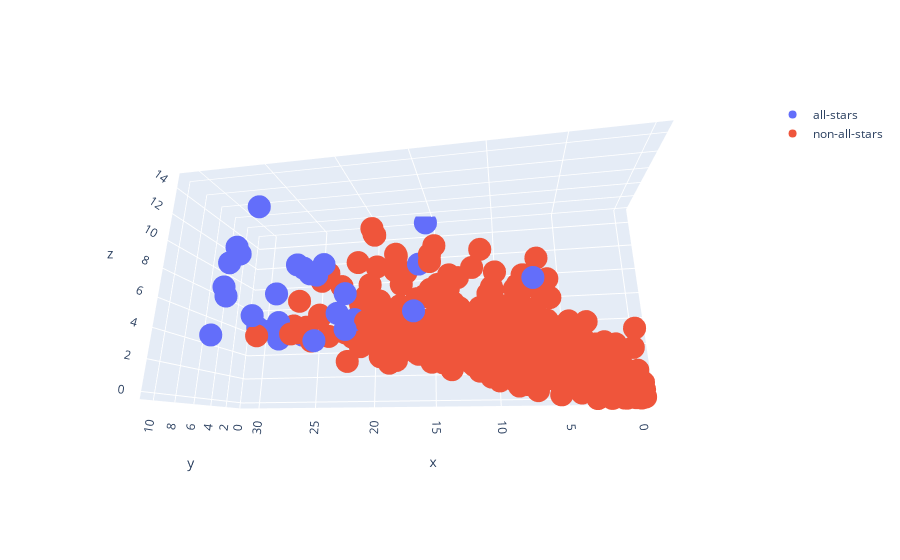

Write notebook code for a chart like this one.
### Markdown cell above
### Why this is an interesting problem?
### Notice the outliers in the 3D plot. x=points per game, y=assists per game, z=rebounds per game
### There is a fair amount of clustering where points are high, but there are some outliers as all-stars like Draymond Green and Chris Paul who are playmakers/role players
### There are also some players who appear to have all-star stats who did not make it (Anthony Davis, Kyrie Irving, etc.)
### May be due to fan votes and other circumstances (Kyrie's antisemtic social media posts, Anthony Davis' injuries)
### Potential Solution: use many more features such as steals, blocks, turnovers, ORD, DRD, fouls, etc.

### Code cell
allstar_2022 = allstar_selections_data[allstar_selections_data["season"] == 2022]
allstar_2022_list = allstar_2022["player"].tolist()
allstar_2023 = allstar_selections_data[allstar_selections_data["season"] == 2023]
allstar_2023_list = allstar_2023["player"].tolist()
player_per_game_data = pd.read_csv("Player Per Game.csv")
allstar_2022_player_data = player_per_game_data[player_per_game_data["season"] == 2022]
not_allstar_2022_player_data = allstar_2022_player_data.loc[~allstar_2022_player_data["player"].isin(allstar_2022_list)]
allstar_2022_player_data = allstar_2022_player_data.loc[allstar_2022_player_data["player"].isin(allstar_2022_list)]
allstar_2023_player_data = player_per_game_data[player_per_game_data["season"] == 2023]
not_allstar_2023_player_data = allstar_2023_player_data.loc[~allstar_2023_player_data["player"].isin(allstar_2023_list)]
allstar_2023_player_data = allstar_2023_player_data.loc[allstar_2023_player_data["player"].isin(allstar_2023_list)]
allstar_2023_player_data = allstar_2023_player_data[["season", "player", "pos", "pts_per_game", "ast_per_game", "trb_per_game"]]
allstar_2022_player_data = allstar_2022_player_data[["season", "player", "pos", "pts_per_game", "ast_per_game", "trb_per_game"]]
fig = go.Figure()
fig.add_trace(go.Scatter3d(x=allstar_2022_player_data['pts_per_game'], y=allstar_2022_player_data['ast_per_game'], z=allstar_2022_player_data['trb_per_game'],
                                   mode='markers', text=allstar_2022_player_data['player'], name='all-stars'))
fig.add_trace(go.Scatter3d(x=not_allstar_2022_player_data['pts_per_game'], y=not_allstar_2022_player_data['ast_per_game'], z=not_allstar_2022_player_data['trb_per_game'],
                                   mode='markers', text=not_allstar_2022_player_data['player'], name='non-all-stars'))
fig.show()

### Figure 1 — Plotly figure (JSON) as saved in the notebook; plotly's stock layout.template omitted (floating-point values rounded to 4 significant figures; data arrays with more than 128 entries replaced by an {"elided": "..."} marker saying what was removed)
{"data": [{"mode": "markers", "name": "all-stars", "text": ["Andrew Wiggins", "Chris Paul", "Darius Garland", "Dejounte Murray", "DeMar DeRozan", "Devin Booker", "Donovan Mitchell", "Draymond Green", "Fred VanVleet", "Giannis Antetokounmpo", "Ja Morant", "James Harden", "James Harden", "James Harden", "Jarrett Allen", "Jayson Tatum", "Jimmy Butler", "Joel Embiid", "Karl-Anthony Towns", "Kevin Durant", "Khris Middleton", "LaMelo Ball", "LeBron James", "Luka Dončić", "Nikola Jokić", "Rudy Gobert", "Stephen Curry", "Trae Young", "Zach LaVine"], "type": "scatter3d", "x": [17.2, 14.7, 21.7, 21.1, 27.9, 26.8, 25.9, 7.5, 20.3, 29.9, 27.4, 22, 22.5, 21, 16.1, 26.9, 21.4, 30.6, 24.6, 29.9, 20.1, 20.1, 30.3, 28.4, 27.1, 15.6, 25.5, 28.4, 24.4], "y": [2.2, 10.8, 8.6, 9.2, 4.9, 4.8, 5.3, 7, 6.7, 5.8, 6.7, 10.3, 10.2, 10.5, 1.6, 4.4, 5.5, 4.2, 3.6, 6.4, 5.4, 7.6, 6.2, 8.7, 7.9, 1.1, 6.3, 9.7, 4.5], "z": [4.5, 4.4, 3.3, 8.3, 5.2, 5, 4.2, 7.3, 4.4, 11.6, 5.7, 7.7, 8, 7.1, 10.8, 8, 5.9, 11.7, 9.8, 7.4, 5.4, 6.7, 8.2, 9.1, 13.8, 14.7, 5.2, 3.7, 4.6]}, {"mode": "markers", "name": "non-all-stars", "text": {"elided": "783 str values"}, "type": "scatter3d", "x": {"elided": "783 float values"}, "y": {"elided": "783 float values"}, "z": {"elided": "783 float values"}}], "layout": {"autosize": true, "scene": {"aspectmode": "auto", "aspectratio": {"x": 1.807, "y": 0.6377, "z": 0.868}, "camera": {"center": {"x": 0, "y": 0, "z": 0}, "eye": {"x": -0.3104, "y": 1.715, "z": -0.5432}, "projection": {"type": "perspective"}, "up": {"x": 0, "y": 0, "z": 1}}}}}
